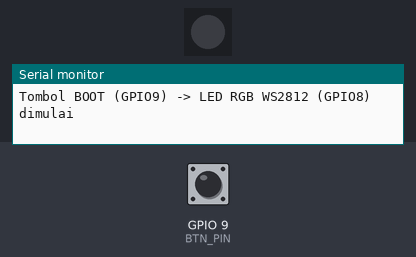
Bench run of a program on a simulated ESP32-C6. On the bench: 1 RGB LEDs in strip order, left to right, the last lines printed to the serial monitor. Inputs (shaded band) come from the test bench; at power-on: GPIO 9 (BTN_PIN) HIGH. Dim RGB values are drawn brighter than linear; the strip is taken to match the declared colour order.

Above: at 1.2 s.
1.3 s: GPIO 9 (BTN_PIN) pulled LOW for 0.15 s
At 1.38 s:
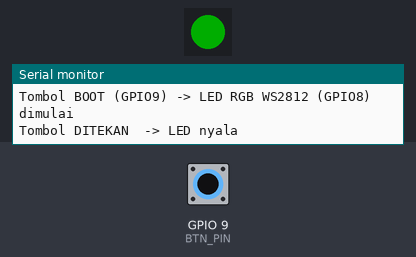
2.9 s: GPIO 9 (BTN_PIN) pulled LOW for 3.2 s
At 6.7 s:
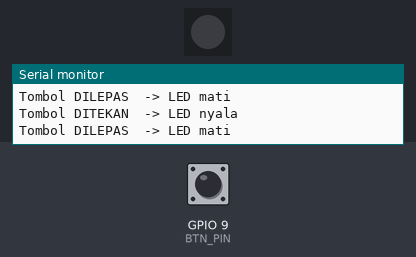
Timing chart, 0 to 8.2 s (numbered marks = the images above; inputs shaded):
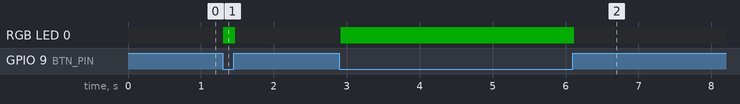

Measured:
- after the input at 1.3 s, RGB LED 0: off → RGB(0, 50, 0) at once, → off 0.16 s later
- after the input at 2.9 s, RGB LED 0: off → RGB(0, 50, 0) at once, → off 3.2 s later

The program:

main.cpp
```cpp
#include <Arduino.h>
#include <Adafruit_NeoPixel.h>

// LED RGB onboard Waveshare ESP32-H2-DEV-KIT-N4: WS2812 pada GPIO8,
// order byte RGB (bukan GRB standar WS2812) sesuai pengamatan empiris
#define LED_PIN 8
#define NUM_LEDS 1

// Tombol BOOT (Key2 pada skematik) terhubung ke GPIO9 dengan pull-up 10K di
// board: tidak ditekan = HIGH, ditekan = LOW (active low)
#define BTN_PIN 9

Adafruit_NeoPixel strip(NUM_LEDS, LED_PIN, NEO_RGB + NEO_KHZ800);

void setup() {
  strip.begin();
  strip.setBrightness(50);
  strip.show();

  // INPUT_PULLUP: pull-up internal menyusul pull-up eksternal agar pin tidak
  // mengambang bila resistor board tidak terpasang
  pinMode(BTN_PIN, INPUT_PULLUP);

  Serial.begin(115200);
  Serial.println("Tombol BOOT (GPIO9) -> LED RGB WS2812 (GPIO8) dimulai");
}

void loop() {
  bool pressed = (digitalRead(BTN_PIN) == LOW);

  strip.setPixelColor(0, pressed ? strip.Color(0, 255, 0) : strip.Color(0, 0, 0));
  strip.show();

  // Cetak hanya saat status berubah, supaya Serial Monitor tidak banjir
  static bool last = false;
  if (pressed != last) {
    last = pressed;
    Serial.println(pressed ? "Tombol DITEKAN  -> LED nyala" : "Tombol DILEPAS  -> LED mati");
  }

  delay(20);  // sekaligus meredam pantulan kontak (bounce) tombol
}
```
